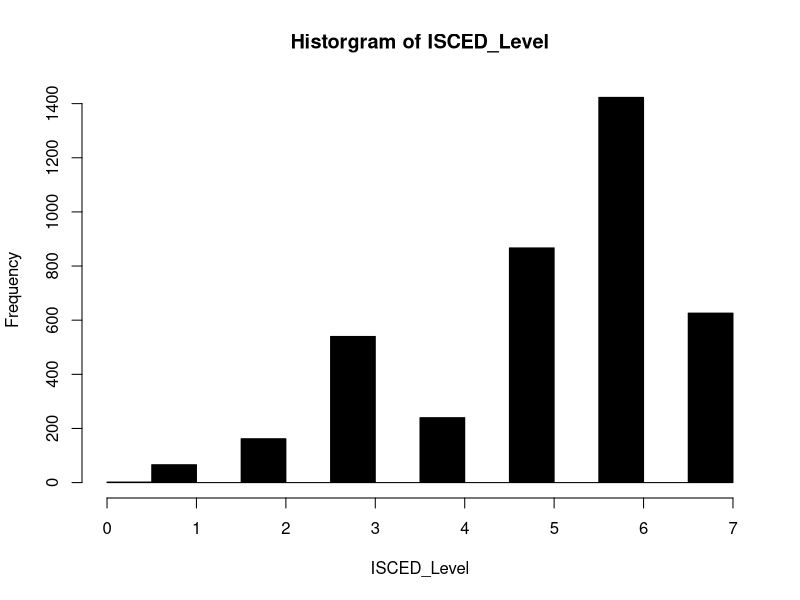
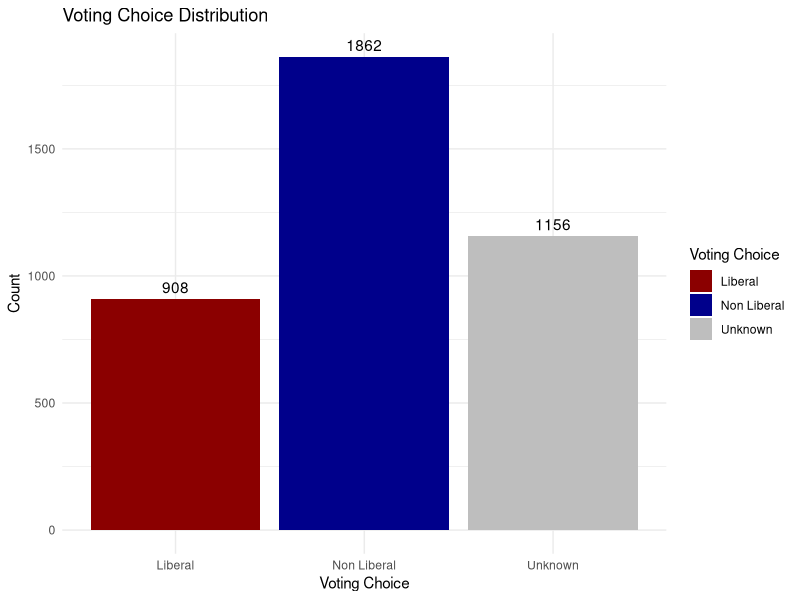

Reproduce these figures in R, in order.
## ---- chunk 1
library(tidyverse)

phone_data <- read_csv("ces_phone.csv")

## ---- chunk 2
#NA values in age, most likely to vote for (q11) and education level q(61)
na_count <- phone_data %>%
  summarize(
    q11 = sum(is.na(q11)),
    q61 = sum(is.na(q61)),
    age = sum(is.na(age))
  )

#removing NA values in q11 (81 is a low number)

phone_data <- phone_data %>% filter(!is.na(q11))

#Checking non response answers (-9, -8, -7 for q11 and q61) and valid age

no_response_count <- phone_data %>%
  summarize(
    q11 = sum(q11 < 0),
    q61 = sum(q61 < 0),
    age = sum(age < 18)
  )

#removing non response from q61 (11 is a small number)

phone_data <- phone_data %>% filter(q61 > 0)
## ---- chunk 3


# Data Cleaning: Convert q61 into ISCED
isced_mapping <- c(
  '1' = 0,  # ISCED 0 -> No school
  '2' = 1,  # ISCED 1 -> Some elem
  '3' = 1,  # ISCED 1 -> Elem
  '4' = 2,  # ISCED 2 -> Some high school
  '5' = 3,  # ISCED 3 -> High school diploma
  '6' = 4,  # ISCED 4 -> Some community colege
  '7' = 5,  # ISCED 5 -> Community College
  '8' = 6,  # ISCED 6 -> Some university
  '9' = 6,  # ISCED 6 -> Bachelor
  '10' = 7,  # ISCED 7 -> Master
  '11' = 7  # ISCED 7 -> PHD
)

phone_data <- 
  phone_data %>%
  mutate(isced_level = isced_mapping[as.character(phone_data$q61)],
         voting_choice = case_when(
           phone_data$q11 == 1 ~ 'Liberal',
           phone_data$q11 < 0 ~ 'Unknown',
           phone_data$q11 != 0 ~ 'Non Liberal'
         ))

## ---- chunk 4

#Distribution of Isced Level

hist(phone_data$isced_level, main = "Historgram of ISCED_Level", xlab = 'ISCED_Level', col = "black")

#Distribution of voting preference

vote_counts <- phone_data %>% group_by(voting_choice) %>% summarize(count = n())

ggplot(vote_counts, aes(x = voting_choice, y = count, fill = voting_choice)) +
  geom_bar(stat = "identity") +  # Create bar graph
  geom_text(aes(label = count), vjust = -0.5, color = "black") +  # Add labels
  labs(
    title = "Voting Choice Distribution",
    x = "Voting Choice",
    y = "Count",
    fill = "Voting Choice"
  ) +
  theme_minimal() + 
  scale_fill_manual(values = c("Liberal" = "darkred", "Non Liberal" = "darkblue", "Unknown" = "gray"))
## ---- chunk 5

# Here you can run code to calculate your Confidence Intervals.
